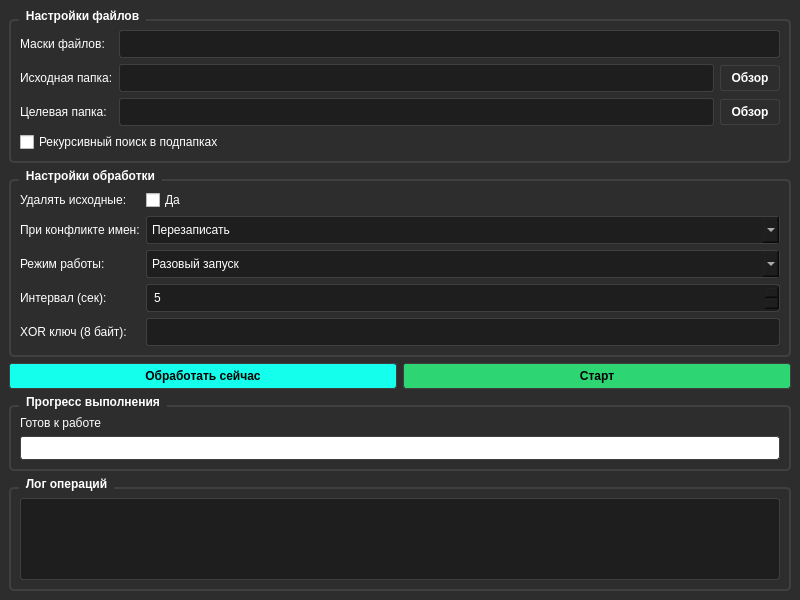
<?xml version="1.0" encoding="UTF-8"?>
<ui version="4.0">
 <class>MainWindow</class>
 <widget class="QMainWindow" name="MainWindow">
  <property name="geometry">
   <rect>
    <x>0</x>
    <y>0</y>
    <width>800</width>
    <height>600</height>
   </rect>
  </property>
  <property name="windowTitle">
   <string>File Modifier</string>
  </property>
  <property name="styleSheet">
   <string notr="true">QMainWindow {
    background-color: #2d2d2d;
}

QGroupBox {
    border: 2px solid #404040;
    border-radius: 5px;
    margin-top: 10px;
    color: #ffffff;
    font-weight: bold;
}

QGroupBox::title {
    subcontrol-origin: margin;
    left: 10px;
    padding: 0 5px 0 5px;
}

QLineEdit, QTextEdit, QPlainTextEdit, QSpinBox, QComboBox {
    background-color: #1e1e1e;
    border: 1px solid #404040;
    border-radius: 3px;
    padding: 5px;
    color: #ffffff;
    selection-background-color: #404040;
}

QPushButton {
    background-color: #2d2d2d;
    border: 1px solid #404040;
    border-radius: 3px;
    padding: 5px 10px;
    color: #ffffff;
    font-weight: bold;
}

QPushButton:hover {
    background-color: #404040;
}

QPushButton:pressed {
    background-color: #505050;
}

QCheckBox {
    color: #ffffff;
}

QLabel {
    color: #ffffff;
}

QProgressBar {
    border: 1px solid #404040;
    border-radius: 3px;
    text-align: center;
    color: white;
}

QProgressBar::chunk {
    background-color: #14ffec;
    border-radius: 3px;
}</string>
  </property>
  <widget class="QWidget" name="centralWidget">
   <layout class="QVBoxLayout" name="verticalLayout">
    <item>
     <widget class="QGroupBox" name="groupBox">
      <property name="title">
       <string>Настройки файлов</string>
      </property>
      <layout class="QGridLayout" name="gridLayout">
       <item row="0" column="0">
        <widget class="QLabel" name="label">
         <property name="text">
          <string>Маски файлов:</string>
         </property>
        </widget>
       </item>
       <item row="0" column="1">
        <widget class="QLineEdit" name="fileMaskEdit">
         <property name="toolTip">
          <string>Маски файлов через запятую (например: *.txt,*.bin)</string>
         </property>
        </widget>
       </item>
       <item row="1" column="0">
        <widget class="QLabel" name="label_2">
         <property name="text">
          <string>Исходная папка:</string>
         </property>
        </widget>
       </item>
       <item row="1" column="1">
        <layout class="QHBoxLayout" name="horizontalLayout">
         <item>
          <widget class="QLineEdit" name="sourcePathEdit"/>
         </item>
         <item>
          <widget class="QPushButton" name="sourceBrowseBtn">
           <property name="text">
            <string>Обзор</string>
           </property>
           <property name="minimumSize">
            <size>
             <width>60</width>
             <height>0</height>
            </size>
           </property>
          </widget>
         </item>
        </layout>
       </item>
       <item row="2" column="0">
        <widget class="QLabel" name="label_3">
         <property name="text">
          <string>Целевая папка:</string>
         </property>
        </widget>
       </item>
       <item row="2" column="1">
        <layout class="QHBoxLayout" name="horizontalLayout_2">
         <item>
          <widget class="QLineEdit" name="targetPathEdit"/>
         </item>
         <item>
          <widget class="QPushButton" name="targetBrowseBtn">
           <property name="text">
            <string>Обзор</string>
           </property>
           <property name="minimumSize">
            <size>
             <width>60</width>
             <height>0</height>
            </size>
           </property>
          </widget>
         </item>
        </layout>
       </item>
       <item row="3" column="0" colspan="2">
        <widget class="QCheckBox" name="recursiveCheck">
         <property name="text">
          <string>Рекурсивный поиск в подпапках</string>
         </property>
        </widget>
       </item>
      </layout>
     </widget>
    </item>
    <item>
     <widget class="QGroupBox" name="groupBox_2">
      <property name="title">
       <string>Настройки обработки</string>
      </property>
      <layout class="QGridLayout" name="gridLayout_2">
       <item row="0" column="0">
        <widget class="QLabel" name="label_4">
         <property name="text">
          <string>Удалять исходные:</string>
         </property>
        </widget>
       </item>
       <item row="0" column="1">
        <widget class="QCheckBox" name="deleteSourceCheck">
         <property name="text">
          <string>Да</string>
         </property>
        </widget>
       </item>
       <item row="1" column="0">
        <widget class="QLabel" name="label_5">
         <property name="text">
          <string>При конфликте имен:</string>
         </property>
        </widget>
       </item>
       <item row="1" column="1">
        <widget class="QComboBox" name="conflictCombo">
         <item>
          <property name="text">
           <string>Перезаписать</string>
          </property>
         </item>
         <item>
          <property name="text">
           <string>Добавить счетчик</string>
          </property>
         </item>
        </widget>
       </item>
       <item row="2" column="0">
        <widget class="QLabel" name="label_6">
         <property name="text">
          <string>Режим работы:</string>
         </property>
        </widget>
       </item>
       <item row="2" column="1">
        <widget class="QComboBox" name="modeCombo">
         <item>
          <property name="text">
           <string>Разовый запуск</string>
          </property>
         </item>
         <item>
          <property name="text">
           <string>По таймеру</string>
          </property>
         </item>
        </widget>
       </item>
       <item row="3" column="0">
        <widget class="QLabel" name="label_7">
         <property name="text">
          <string>Интервал (сек):</string>
         </property>
        </widget>
       </item>
       <item row="3" column="1">
        <widget class="QSpinBox" name="intervalSpin">
         <property name="minimum">
          <number>1</number>
         </property>
         <property name="maximum">
          <number>3600</number>
         </property>
         <property name="value">
          <number>5</number>
         </property>
        </widget>
       </item>
       <item row="4" column="0">
        <widget class="QLabel" name="label_8">
         <property name="text">
          <string>XOR ключ (8 байт):</string>
         </property>
        </widget>
       </item>
       <item row="4" column="1">
        <widget class="QLineEdit" name="xorKeyEdit">
         <property name="maxLength">
          <number>16</number>
         </property>
         <property name="toolTip">
          <string>16 hex символов (8 байт), например: 0123456789ABCDEF</string>
         </property>
        </widget>
       </item>
      </layout>
     </widget>
    </item>
    <item>
     <layout class="QHBoxLayout" name="horizontalLayout_3">
      <item>
       <widget class="QPushButton" name="processNowBtn">
        <property name="text">
         <string>Обработать сейчас</string>
        </property>
        <property name="styleSheet">
         <string notr="true">background-color: #14ffec; color: #000000;</string>
        </property>
       </widget>
      </item>
      <item>
       <widget class="QPushButton" name="startStopBtn">
        <property name="text">
         <string>Старт</string>
        </property>
        <property name="minimumSize">
         <size>
          <width>100</width>
          <height>0</height>
         </size>
        </property>
        <property name="styleSheet">
         <string notr="true">background-color: #2ed573; color: #000000; font-weight: bold;</string>
        </property>
       </widget>
      </item>
     </layout>
    </item>
    <item>
     <widget class="QGroupBox" name="groupBox_3">
      <property name="title">
       <string>Прогресс выполнения</string>
      </property>
      <layout class="QVBoxLayout" name="verticalLayout_2">
       <item>
        <widget class="QLabel" name="statusLabel">
         <property name="text">
          <string>Готов к работе</string>
         </property>
        </widget>
       </item>
       <item>
        <widget class="QProgressBar" name="progressBar">
         <property name="value">
          <number>0</number>
         </property>
        </widget>
       </item>
      </layout>
     </widget>
    </item>
    <item>
     <widget class="QGroupBox" name="groupBox_4">
      <property name="title">
       <string>Лог операций</string>
      </property>
      <layout class="QVBoxLayout" name="verticalLayout_3">
       <item>
        <widget class="QPlainTextEdit" name="logText">
         <property name="maximumBlockCount">
          <number>10000</number>
         </property>
        </widget>
       </item>
      </layout>
     </widget>
    </item>
   </layout>
  </widget>
 </widget>
 <resources/>
 <connections/>
</ui>
